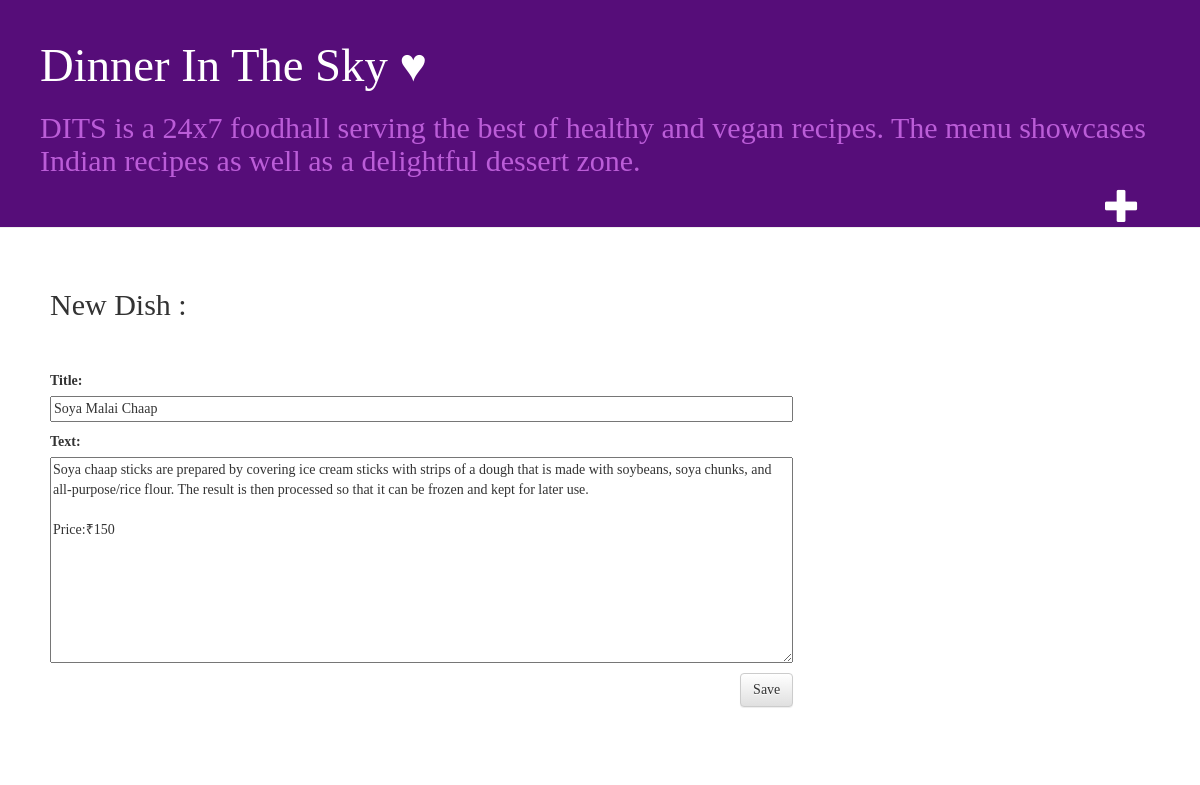
The app's page /post/1/edit/ with its own data.
### blog/models.py (models this page shows, shortened)
class Post(models.Model):
    author = models.ForeignKey(settings.AUTH_USER_MODEL, on_delete=models.CASCADE)
    title = models.CharField(max_length=200)
    text = models.TextField()
    created_date = models.DateTimeField(default=timezone.now)
    published_date = models.DateTimeField(blank=True, null=True)

### blog/views.py (the view)
# urls.py: path('post/<int:pk>/edit/', views.post_edit, name='post_edit'),
def post_edit(request, pk):
    post = get_object_or_404(Post, pk=pk)
    if request.method == "POST":
        form = PostForm(request.POST, instance=post)
        if form.is_valid():
            post = form.save(commit=False)
            post.author = request.user
            post.published_date = timezone.now()
            post.save()
            return redirect('post_detail', pk=post.pk)
    else:
        form = PostForm(instance=post)
    return render(request, 'blog/post_edit.html', {'form': form})

### blog/forms.py
class PostForm(forms.ModelForm):
    class Meta:
        model = Post
        fields = ('title','text')

### blog/templates/blog/post_edit.html
{% extends 'blog/base.html' %}
{% block content %}
<h2>New Dish :</h2>
<br>
<br>
<form method="POST" class="post-form">{% csrf_token %}
    {{ form.as_p}}
    <button type="submit" class="save btn btn-default">Save</button>
</form>
{% endblock %}

### blog/static/css/blog.css (style rules this page uses)
body { padding-left: 0px; font-family: 'Lobster'; }
h1, h2, h3, h4 { font-family: 'Lobster'; }
.save { float: right; }
.post-form textarea, .post-form input { width: 100%; }

### records on screen
Post: title "Soya Malai Chaap", text "Soya chaap sticks are prepared by covering ice cream sticks with strips of a dough that is made with soybeans, soya chunks, and all-purpose/rice flour. The result is then processed so that it can be frozen and kept for later use. Price:₹150"
